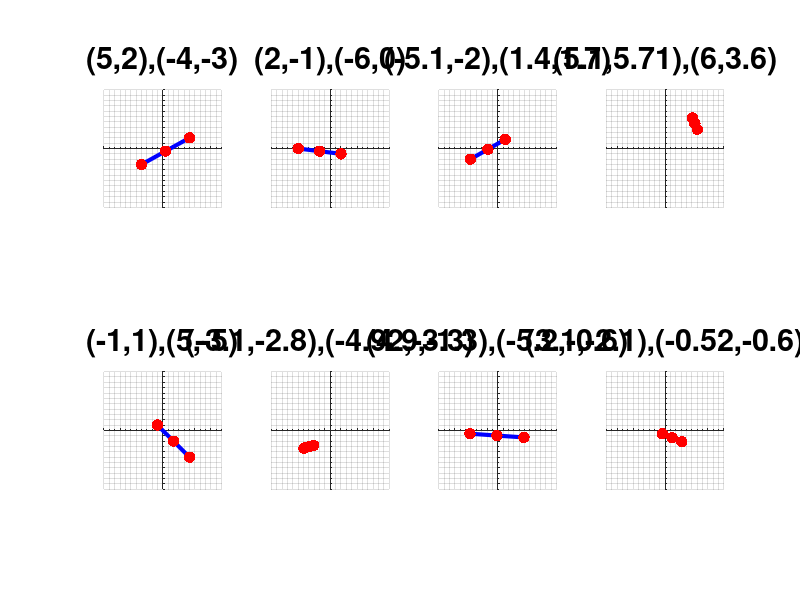

MATLAB code to generate this figure:
clear all; close all; clc;
h=figure('Position',[1 21 1366 670], ...
'Name',strcat('Punto Medio', ...
''));
%%%%%%%%%%%%%%%%%%%%%%%%%%
lw=3; fs=20; ms=25; vc1=[0 0 1]; vc2=[1 0 0];
%%%%%%%%%%%%%%%%%%%%%%%%%%%%%%%%             
subplot(2,4,1)
x = [5 -4];
y = [2 -3];
hold on;
plot(x,y,'-','linewidth',lw,'color',vc1);
plot([x mean(x)],[y mean(y)],'.','markersize',ms,'color',vc2);
hold off;
title({'(5,2),(-4,-3)'}, ...
'fontsize',fs,'fontweight','bold')
axis([-11 11 -11 11])
axis square;
set(gca,'xaxislocation','origin',...
'yaxislocation','origin');
box off; grid on;
set(gca,'ytick',-11:1:11);
set(gca,'xtick',-11:1:11);
set(gca,'fontsize',fs,'yTickLabel',{})
set(gca,'fontsize',fs,'xTickLabel',{})
%%%%%%%%%%%%%%%%%%%%%%%%%%%%%%%%             
subplot(2,4,2)
x = [2 -6];
y = [-1 0];
hold on;
plot(x,y,'-','linewidth',lw,'color',vc1);
plot([x mean(x)],[y mean(y)],'.','markersize',ms,'color',vc2);
hold off;
title({'(2,-1),(-6,0)'}, ...
'fontsize',fs,'fontweight','bold')
axis([-11 11 -11 11])
axis square;
set(gca,'xaxislocation','origin',...
'yaxislocation','origin');
box off; grid on;
set(gca,'ytick',-11:1:11);
set(gca,'xtick',-11:1:11);
set(gca,'fontsize',fs,'yTickLabel',{})
set(gca,'fontsize',fs,'xTickLabel',{})
%%%%%%%%%%%%%%%%%%%%%%%%%%%%%%%%             
subplot(2,4,3)
x = [-5.1 1.4];
y = [-2 1.7];
hold on;
plot(x,y,'-','linewidth',lw,'color',vc1);
plot([x mean(x)],[y mean(y)],'.','markersize',ms,'color',vc2);
hold off;
title({'(-5.1,-2),(1.4,1.7)'}, ...
'fontsize',fs,'fontweight','bold')
axis([-11 11 -11 11])
axis square;
set(gca,'xaxislocation','origin',...
'yaxislocation','origin');
box off; grid on;
set(gca,'ytick',-11:1:11);
set(gca,'xtick',-11:1:11);
set(gca,'fontsize',fs,'yTickLabel',{})
set(gca,'fontsize',fs,'xTickLabel',{})
%%%%%%%%%%%%%%%%%%%%%%%%%%%%%%%%             
subplot(2,4,4)
x = [5.1 6];
y = [5.71 3.6];
hold on;
plot(x,y,'-','linewidth',lw,'color',vc1);
plot([x mean(x)],[y mean(y)],'.','markersize',ms,'color',vc2);
hold off;
title({'(5.1,5.71),(6,3.6)'}, ...
'fontsize',fs,'fontweight','bold')
axis([-11 11 -11 11])
axis square;
set(gca,'xaxislocation','origin',...
'yaxislocation','origin');
box off; grid on;
set(gca,'ytick',-11:1:11);
set(gca,'xtick',-11:1:11);
set(gca,'fontsize',fs,'yTickLabel',{})
set(gca,'fontsize',fs,'xTickLabel',{})
%%%%%%%%%%%%%%%%%%%%%%%%%%%%%%%%             
subplot(2,4,5)
x = [-1 5];
y = [1 -5];
hold on;
plot(x,y,'-','linewidth',lw,'color',vc1);
plot([x mean(x)],[y mean(y)],'.','markersize',ms,'color',vc2);
hold off;
title({'(-1,1),(5,-5)'}, ...
'fontsize',fs,'fontweight','bold')
axis([-11 11 -11 11])
axis square;
set(gca,'xaxislocation','origin',...
'yaxislocation','origin');
box off; grid on;
set(gca,'ytick',-11:1:11);
set(gca,'xtick',-11:1:11);
set(gca,'fontsize',fs,'yTickLabel',{})
set(gca,'fontsize',fs,'xTickLabel',{})
%%%%%%%%%%%%%%%%%%%%%%%%%%%%%%%%             
subplot(2,4,6)
x = [-3.1 -4.92];
y = [-2.8 -3.3];
hold on;
plot(x,y,'-','linewidth',lw,'color',vc1);
plot([x mean(x)],[y mean(y)],'.','markersize',ms,'color',vc2);
hold off;
title({'(-3.1,-2.8),(-4.92,-3.3)'}, ...
'fontsize',fs,'fontweight','bold')
axis([-11 11 -11 11])
axis square;
set(gca,'xaxislocation','origin',...
'yaxislocation','origin');
box off; grid on;
set(gca,'ytick',-11:1:11);
set(gca,'xtick',-11:1:11);
set(gca,'fontsize',fs,'yTickLabel',{})
set(gca,'fontsize',fs,'xTickLabel',{})
%%%%%%%%%%%%%%%%%%%%%%%%%%%%%%%%             
subplot(2,4,7)
x = [4.9 -5.2];
y = [-1.3 -0.6];
hold on;
plot(x,y,'-','linewidth',lw,'color',vc1);
plot([x mean(x)],[y mean(y)],'.','markersize',ms,'color',vc2);
hold off;
title({'(4.9,-1.3),(-5.2,-0.6)'}, ...
'fontsize',fs,'fontweight','bold')
axis([-11 11 -11 11])
axis square;
set(gca,'xaxislocation','origin',...
'yaxislocation','origin');
box off; grid on;
set(gca,'ytick',-11:1:11);
set(gca,'xtick',-11:1:11);
set(gca,'fontsize',fs,'yTickLabel',{})
set(gca,'fontsize',fs,'xTickLabel',{})
%%%%%%%%%%%%%%%%%%%%%%%%%%%%%%%%             
subplot(2,4,8)
x = [3.1 -0.52];
y = [-2.1 -0.6];
hold on;
plot(x,y,'-','linewidth',lw,'color',vc1);
plot([x mean(x)],[y mean(y)],'.','markersize',ms,'color',vc2);
hold off;
title({'(3.1,-2.1),(-0.52,-0.6)'}, ...
'fontsize',fs,'fontweight','bold')
axis([-11 11 -11 11])
axis square;
set(gca,'xaxislocation','origin',...
'yaxislocation','origin');
box off; grid on;
set(gca,'ytick',-11:1:11);
set(gca,'xtick',-11:1:11);
set(gca,'fontsize',fs,'yTickLabel',{})
set(gca,'fontsize',fs,'xTickLabel',{})
